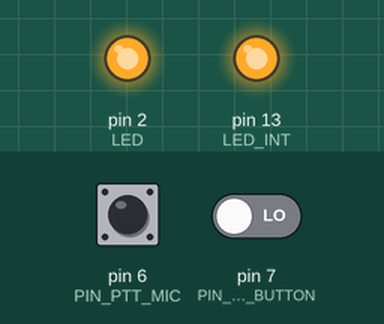
Recording of a sketch running on a simulated Arduino Uno, built with avr-gcc and run on an emulated ATmega328P. On the bench: output pins drawn as LEDs (lit = HIGH). Dashed ring = blinking. The test bench sets the inputs (shaded band); at power-on: pin 6 (PIN_PTT_MIC) LOW, pin 7 (PIN_PTT_BUTTON) LOW. What the sketch prints to the serial monitor is not drawn.

Above: at 6.2 s.
6.3 s: pin 6 (PIN_PTT_MIC) driven HIGH and pin 7 (PIN_PTT_BUTTON) driven HIGH
At 7.5 s:
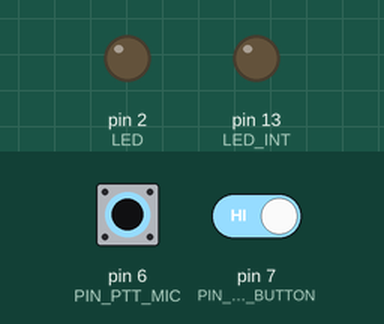
7.8 s: pin 6 (PIN_PTT_MIC) driven LOW
At 8.8 s:
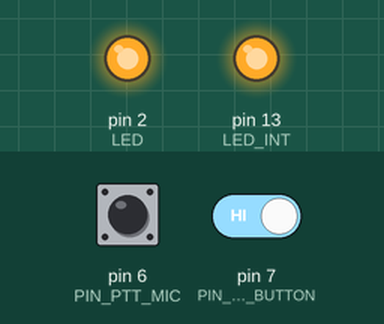
9.3 s: pin 6 (PIN_PTT_MIC) driven HIGH
At 9.9 s:
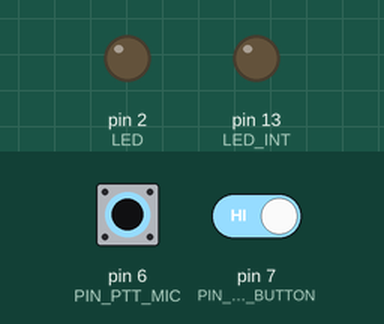
10.8 s: pin 6 (PIN_PTT_MIC) pulsed LOW 2 times (0.12 s each, 0.3 s apart)
At 10.86 s:
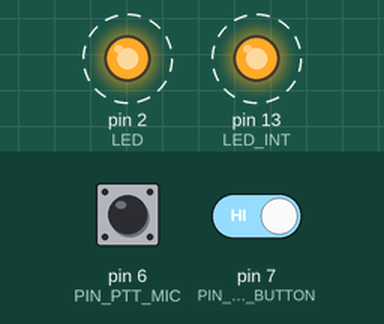
Timing chart, 0 to 13.8 s (numbered marks = the images above; inputs shaded):
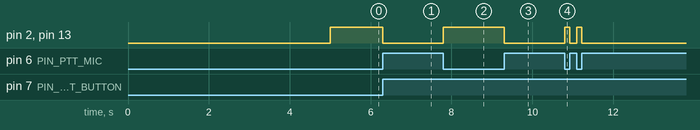

The sketch:

arduino_mumble_cb_mic.ino
```cpp
void setup();
void loop();

#define KEY_LEFT_CTRL	0x01
#define KEY_LEFT_SHIFT	0x02
#define KEY_RIGHT_CTRL	0x10
#define KEY_RIGHT_SHIFT	0x20

#define LED_INT 13       // Digital output for LED display of PTT function. 13 is the board built in LED.
#define LED 2       // Digital output for LED display of PTT function
#define PIN_PTT_BUTTON 7    // The IO pin for the PTT button, floats high, so wire to ground for PTT and pull up with 10k res.
#define PIN_PTT_MIC 6       // The IO pin for the PTT switch on the mic. Wiring as above.
#define PTT_KEY "g"  // A specific ASCII key - note that + and - are mapped to volume up and volume down
#define PTT_MOD 0x10 // Note this is one of the above KEY_(LEFT|RIGHT)_(CTRL|SHIFT) or 0x00 for none.

void setup() {
    Serial.begin(9600);
    pinMode(LED_INT, OUTPUT);
    pinMode(LED, OUTPUT);
    pinMode(PIN_PTT_BUTTON, INPUT);
    pinMode(PIN_PTT_MIC, INPUT);
    delay(5000);
}

void loop() {
    int state_ptt_button = 1;
    int state_ptt_mic = 1;
    state_ptt_button = digitalRead(PIN_PTT_BUTTON);
    state_ptt_mic = digitalRead(PIN_PTT_MIC);

    if ( ( 1 != state_ptt_button ) | ( 1 != state_ptt_mic )) {
        digitalWrite(LED, HIGH);
        digitalWrite(LED_INT, HIGH);
        //sendKey(PTT_KEY, PTT_MOD);
        sendWindowsKey();
        while ( (1 != state_ptt_button) | (1 != state_ptt_mic) ) {
            state_ptt_button = digitalRead(PIN_PTT_BUTTON);
            state_ptt_mic = digitalRead(PIN_PTT_MIC);
        }
        digitalWrite(LED, LOW);
        digitalWrite(LED_INT, LOW);
        releaseKey();
    }
}

void sendWindowsKey () {
  uint8_t buf[8] = { 0 };	/* Keyboard report buffer */
  buf[2] = 0xE3;  // Left windows key
  Serial.write(buf, 8); // Send keypress
  delay(125);
}

void sendKey (char *ch, int mod) {
      uint8_t buf[8] = { 0 };	/* Keyboard report buffer */

	if ((*ch >= 'a') && (*ch <= 'z')) {
	    buf[2] = *ch - 'a' + 4;
	} else if ((*ch >= 'A') && (*ch <= 'Z')) {
	    buf[0] = KEY_LEFT_SHIFT;	/* Caps */
	    buf[2] = *ch - 'A' + 4;
	} else {
	    switch (*ch) {
	    case ' ':
	    	buf[2] = 0x2c;	// Space
		break;
	    case '+':
	       buf[2] = 128;	// Volume up
	       break;
	    case '-':
	       buf[2] = 129;	// Volume down
	       break;
	    default:
	        /* Character not handled. To do: add rest of chars from HUT1_11.pdf */
		buf[2] = 0x37;	// Period
		break;
	    }
	}
    buf[0] = buf[0] | mod;

    Serial.write(buf, 8); // Send keypress
    delay(125);
}

void releaseKey() {
  uint8_t mybuf[8] = { 0 };
  mybuf[0] = 0;
  mybuf[2] = 0;
  Serial.write(mybuf, 8); // Release key
  delay(125);
}
```

Measured:
- after the input at 6.3 s, pin 2 (LED), pin 13 (LED_INT): HIGH → LOW at once
- after the input at 7.8 s, pin 2 (LED), pin 13 (LED_INT): LOW → HIGH at once
- after the input at 9.3 s, pin 2 (LED), pin 13 (LED_INT): HIGH → LOW at once
- after the input at 10.8 s, pin 2 (LED), pin 13 (LED_INT): alternates HIGH for 0.13 s and LOW for 0.17 s, 4 changes in all, then stays LOW, starting at once
